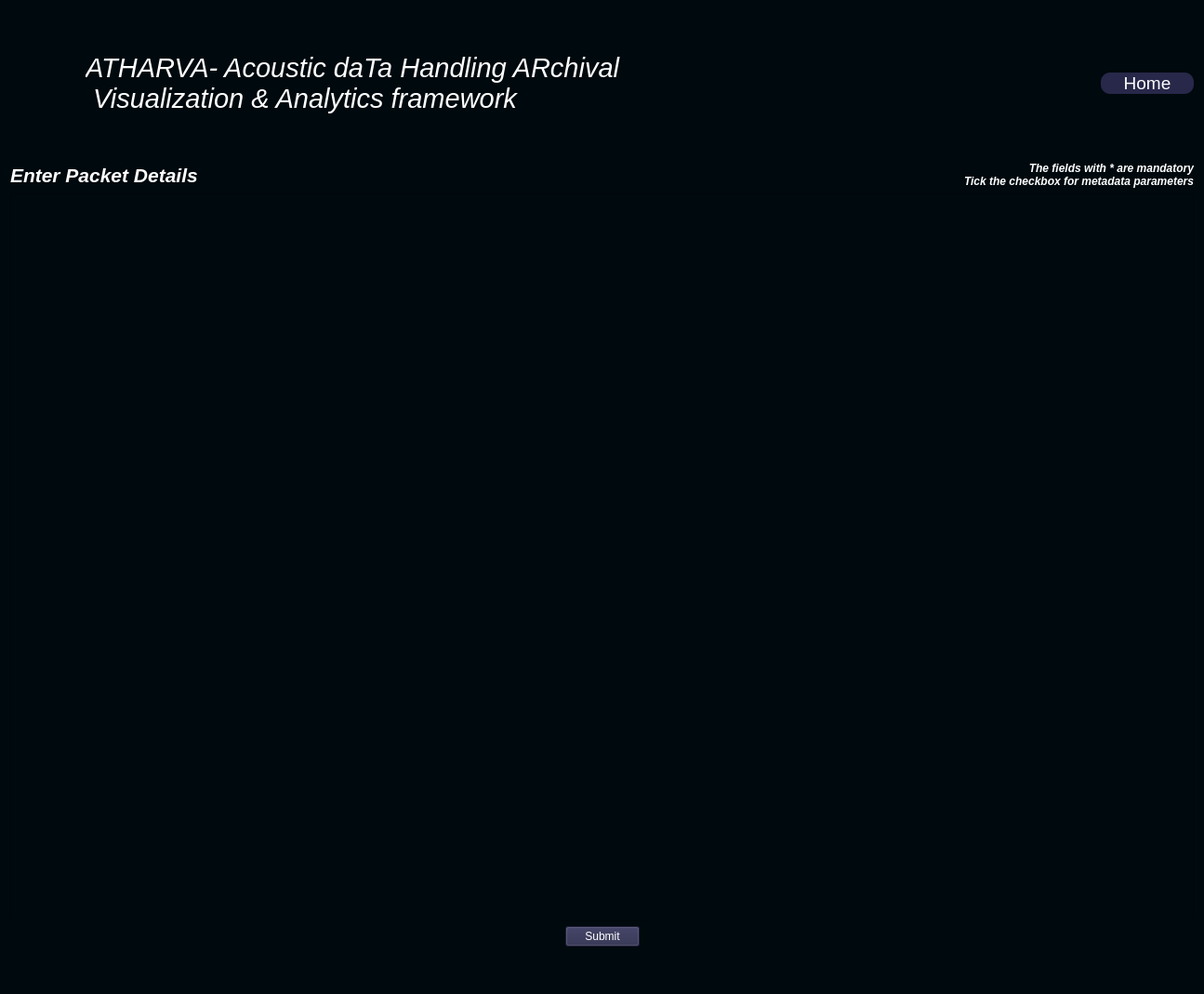
<?xml version="1.0" encoding="UTF-8"?>
<ui version="4.0">
 <class>Dialog</class>
 <widget class="QDialog" name="Dialog">
  <property name="geometry">
   <rect>
    <x>0</x>
    <y>0</y>
    <width>1295</width>
    <height>1069</height>
   </rect>
  </property>
  <property name="windowTitle">
   <string>Dialog</string>
  </property>
  <property name="styleSheet">
   <string notr="true">background-color: rgba(0,9,14,255)</string>
  </property>
  <layout class="QVBoxLayout" name="verticalLayout_2">
   <item>
    <layout class="QVBoxLayout" name="verticalLayout" stretch="1,0,5,0,0">
     <item>
      <layout class="QHBoxLayout" name="horizontalLayout_4" stretch="1,6,1,1">
       <item>
        <widget class="QLabel" name="label_11">
         <property name="sizePolicy">
          <sizepolicy hsizetype="Fixed" vsizetype="Fixed">
           <horstretch>0</horstretch>
           <verstretch>0</verstretch>
          </sizepolicy>
         </property>
         <property name="minimumSize">
          <size>
           <width>75</width>
           <height>75</height>
          </size>
         </property>
         <property name="text">
          <string/>
         </property>
         <property name="pixmap">
          <pixmap>drdo-npol.png</pixmap>
         </property>
         <property name="scaledContents">
          <bool>true</bool>
         </property>
        </widget>
       </item>
       <item>
        <widget class="QLabel" name="label_14">
         <property name="sizePolicy">
          <sizepolicy hsizetype="Expanding" vsizetype="Expanding">
           <horstretch>0</horstretch>
           <verstretch>0</verstretch>
          </sizepolicy>
         </property>
         <property name="font">
          <font>
           <pointsize>22</pointsize>
           <weight>50</weight>
           <italic>true</italic>
           <bold>false</bold>
          </font>
         </property>
         <property name="styleSheet">
          <string notr="true">color: rgb(255, 255, 255) ;</string>
         </property>
         <property name="text">
          <string>ATHARVA- Acoustic daTa Handling ARchival
 Visualization &amp; Analytics framework</string>
         </property>
         <property name="alignment">
          <set>Qt::AlignLeading|Qt::AlignLeft|Qt::AlignVCenter</set>
         </property>
         <property name="wordWrap">
          <bool>false</bool>
         </property>
        </widget>
       </item>
       <item>
        <spacer name="horizontalSpacer_3">
         <property name="orientation">
          <enum>Qt::Horizontal</enum>
         </property>
         <property name="sizeHint" stdset="0">
          <size>
           <width>118</width>
           <height>77</height>
          </size>
         </property>
        </spacer>
       </item>
       <item>
        <widget class="QPushButton" name="home">
         <property name="sizePolicy">
          <sizepolicy hsizetype="Fixed" vsizetype="Fixed">
           <horstretch>0</horstretch>
           <verstretch>0</verstretch>
          </sizepolicy>
         </property>
         <property name="minimumSize">
          <size>
           <width>100</width>
           <height>0</height>
          </size>
         </property>
         <property name="font">
          <font>
           <pointsize>14</pointsize>
          </font>
         </property>
         <property name="styleSheet">
          <string notr="true">QPushButton#home{color: rgb(255,255,255);
background-color: rgba(40,40,74,255);
border-color: rgba(0,9,14,255);
border-radius :10px;}
QPushButton#home::hover{
color: rgb(0,0,0);
background-color: rgba(27,255,255,255);
font: 16pt &quot;Ubuntu&quot;;}
</string>
         </property>
         <property name="text">
          <string>Home</string>
         </property>
        </widget>
       </item>
      </layout>
     </item>
     <item>
      <layout class="QHBoxLayout" name="horizontalLayout_2">
       <item>
        <widget class="QLabel" name="label">
         <property name="font">
          <font>
           <pointsize>16</pointsize>
           <weight>75</weight>
           <italic>true</italic>
           <bold>true</bold>
          </font>
         </property>
         <property name="styleSheet">
          <string notr="true">color: rgb(255, 255, 255) ;</string>
         </property>
         <property name="text">
          <string>Enter Packet Details</string>
         </property>
        </widget>
       </item>
       <item>
        <widget class="QLabel" name="msg">
         <property name="font">
          <font>
           <weight>75</weight>
           <italic>true</italic>
           <bold>true</bold>
          </font>
         </property>
         <property name="styleSheet">
          <string notr="true">color: rgb(255, 255, 255) ;</string>
         </property>
         <property name="text">
          <string>The fields with * are mandatory
 Tick the checkbox for metadata parameters</string>
         </property>
         <property name="alignment">
          <set>Qt::AlignRight|Qt::AlignTrailing|Qt::AlignVCenter</set>
         </property>
        </widget>
       </item>
      </layout>
     </item>
     <item>
      <widget class="QScrollArea" name="scrollArea">
       <property name="widgetResizable">
        <bool>true</bool>
       </property>
       <widget class="QWidget" name="scrollAreaWidgetContents">
        <property name="geometry">
         <rect>
          <x>0</x>
          <y>0</y>
          <width>1273</width>
          <height>763</height>
         </rect>
        </property>
        <layout class="QHBoxLayout" name="horizontalLayout">
         <item>
          <layout class="QVBoxLayout" name="layout"/>
         </item>
        </layout>
       </widget>
      </widget>
     </item>
     <item>
      <layout class="QHBoxLayout" name="horizontalLayout_7">
       <item>
        <spacer name="horizontalSpacer_4">
         <property name="orientation">
          <enum>Qt::Horizontal</enum>
         </property>
         <property name="sizeHint" stdset="0">
          <size>
           <width>40</width>
           <height>20</height>
          </size>
         </property>
        </spacer>
       </item>
       <item>
        <widget class="QPushButton" name="submit">
         <property name="maximumSize">
          <size>
           <width>16777215</width>
           <height>25</height>
          </size>
         </property>
         <property name="styleSheet">
          <string notr="true">background-color: rgba(40,40,74,255);
color: rgb(255, 255, 255);</string>
         </property>
         <property name="text">
          <string>Submit</string>
         </property>
        </widget>
       </item>
       <item>
        <spacer name="horizontalSpacer_5">
         <property name="orientation">
          <enum>Qt::Horizontal</enum>
         </property>
         <property name="sizeHint" stdset="0">
          <size>
           <width>40</width>
           <height>20</height>
          </size>
         </property>
        </spacer>
       </item>
      </layout>
     </item>
     <item>
      <spacer name="verticalSpacer">
       <property name="orientation">
        <enum>Qt::Vertical</enum>
       </property>
       <property name="sizeHint" stdset="0">
        <size>
         <width>20</width>
         <height>40</height>
        </size>
       </property>
      </spacer>
     </item>
    </layout>
   </item>
  </layout>
 </widget>
 <resources/>
 <connections/>
</ui>
